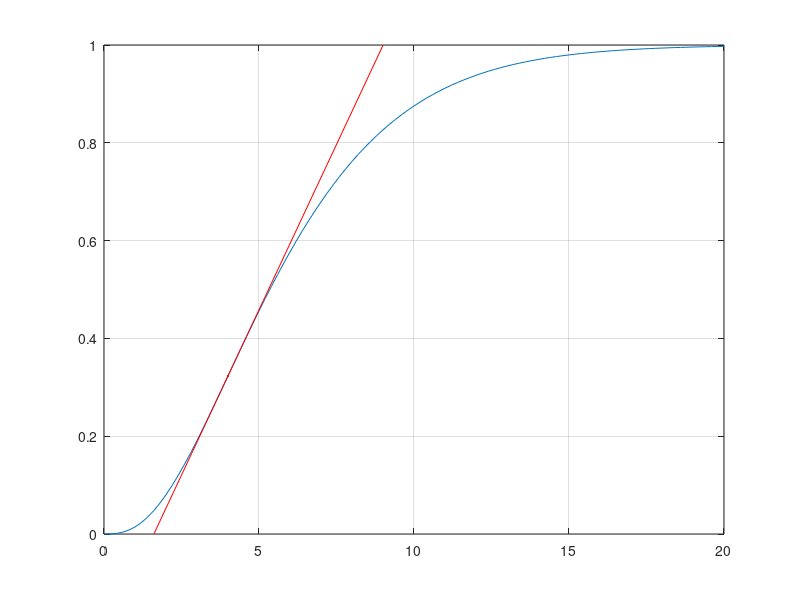
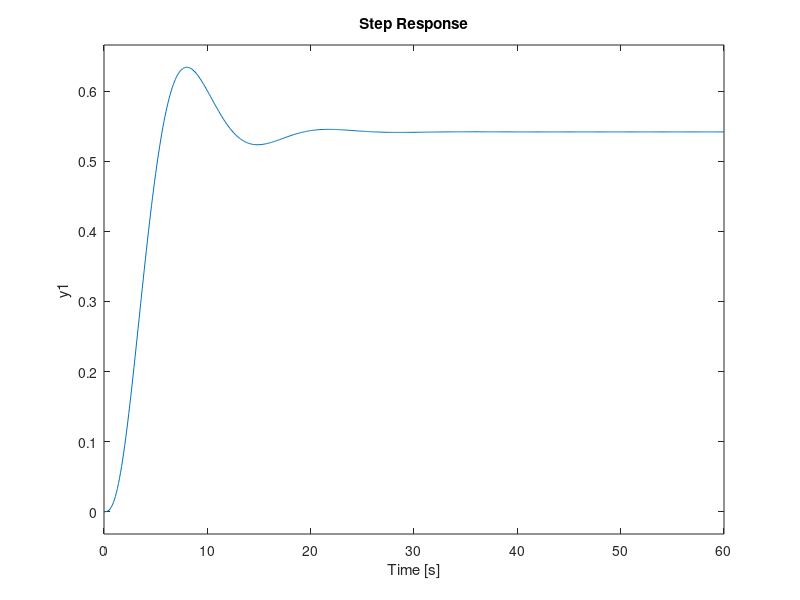
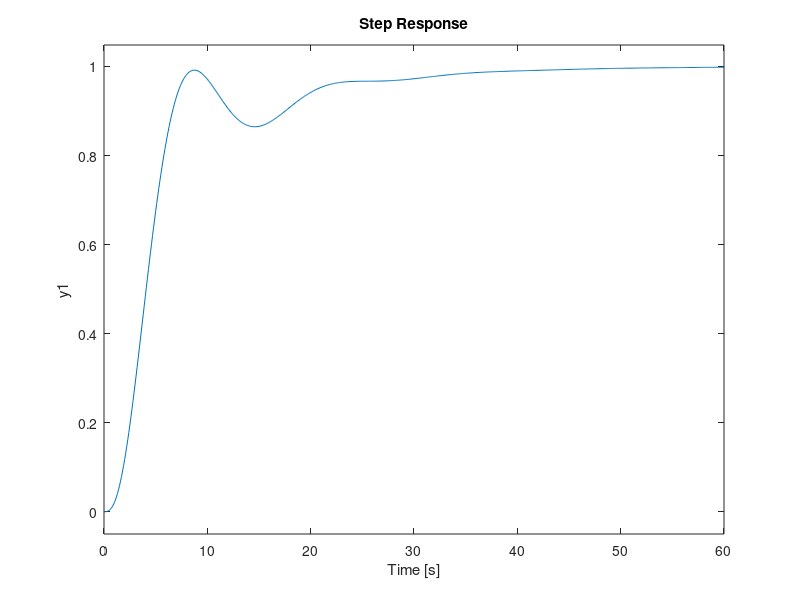
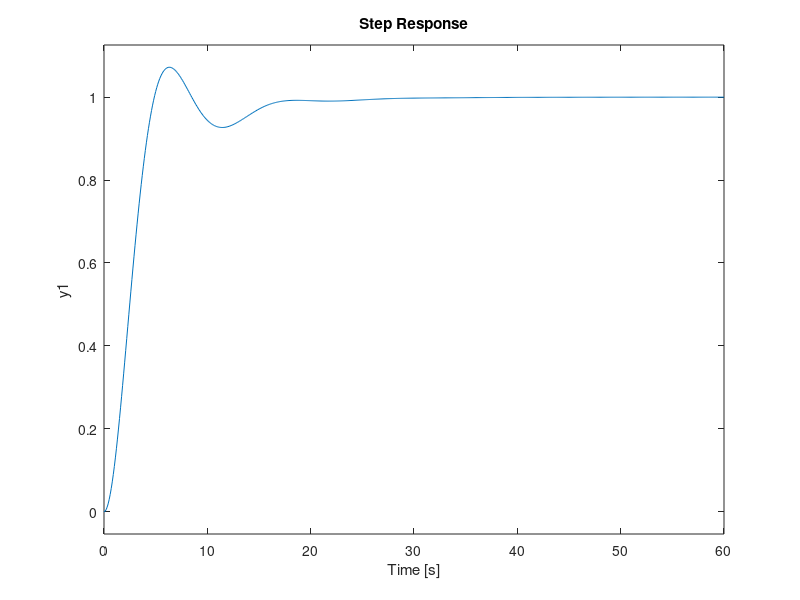

Here is the MATLAB script that generated these plots, in order:
clear 
close all

s = tf('s');

Ks = 1; T1 = 2; T2 = 2; T3 = 2;
H = Ks/((T1*s+1)*(T2*s+1)*(T3*s+1));
[y,t] = step(H);
h = mean(diff(t));
dy = gradient(y, h); % Numerical Derivative
[~,idx] = max(dy); % Index Of Maximum         
% Regression Line Around Maximum Derivative
b = [t([idx-1,idx+1]) ones(2,1)] \ y([idx-1,idx+1]);  
% Independent Variable Range For Tangent Line Plot
tv = [-b(2)/b(1); (1-b(2))/b(1)];                         
% Calculate Tangent Line
f = [tv ones(2,1)] * b;                                   
figure
plot(t, y)
hold on
plot(tv, f, '-r') % Tangent Line                                        
plot(t(idx), y(idx), '.r') % Maximum Vertical
hold off
grid

K = 1;
Tu = 1.7;
Tg = 6.7;
t = 1:0.1:60;

% P controller 0% overshoot
K_new = (0.3*Tg)/(K*Tu);
P = pidstd(K_new);
F = feedback(P*H,1);
figure()
step(F,t)
grid

% PI controller 0% overshoot
K_new = (0.35*Tg)/(K*Tu);
Ti = 1.2*Tg;
P = pidstd(K_new,Ti);
F = feedback(P*H,1);
figure()
step(F,t)
grid

% PID controller 0% overshoot
K_new = (0.6*Tg)/(K*Tu);
Ti = Tg;
Td = 0.5*Tu;
P = pidstd(K_new,Ti,Td);
F = feedback(P*H,1);
figure()
step(F,t)
grid

% P controller 20% overshoot
K_new = (0.7*Tg)/(K*Tu);
P = pidstd(K_new);
F = feedback(P*H,1);
figure()
step(F,t)
grid

% PI controller 20% overshoot
K_new = (0.6*Tg)/(K*Tu);
Ti = Tg;
P = pidstd(K_new,Ti);
F = feedback(P*H,1);
figure()
step(F,t)
grid

% PID controller 20% overshoot
K_new = (0.95*Tg)/(K*Tu);
Ti = 1.4*Tg;
Td = 0.47*Tu;
P = pidstd(K_new,Ti,Td);
F = feedback(P*H,1);
figure()
step(F,t)
grid